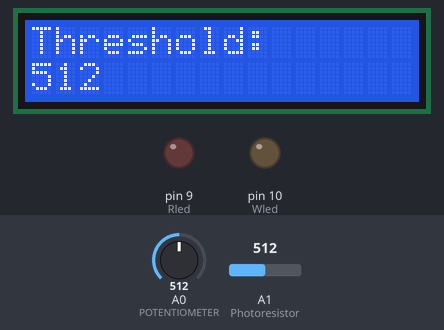
Bench run of a sketch on a simulated Arduino Uno, built with avr-gcc and run on an emulated ATmega328P. On the bench: 16×2 character LCD, output pins drawn as LEDs (lit = HIGH). Inputs (shaded band) come from the test bench; at power-on: A0 (POTENTIOMETER) = 512, A1 (Photoresistor) = 512. What the sketch prints to the serial monitor is not drawn.

Above: at 1.2 s.
1.3 s: A0 (POTENTIOMETER) set to 520
At 2.5 s:
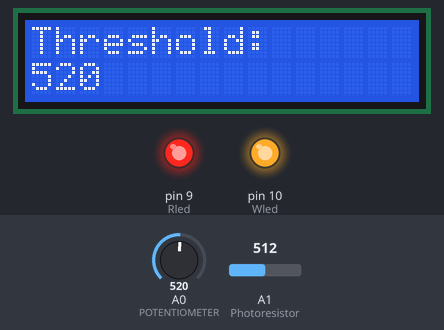
2.8 s: A0 (POTENTIOMETER) set to 511
At 3.5 s:
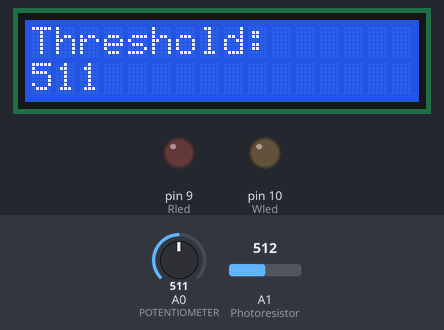
4.4 s: A1 (Photoresistor) set to 499
At 5.6 s:
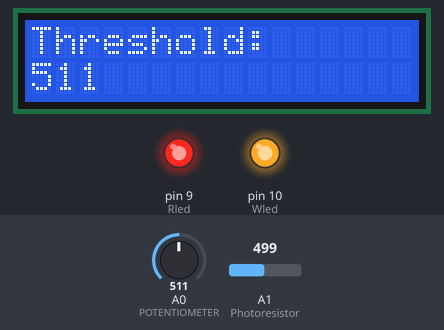
5.9 s: A0 (POTENTIOMETER) set to 306
At 6.7 s:
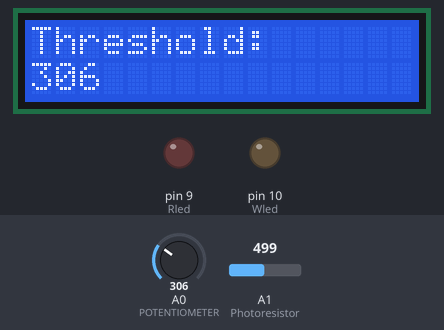
7.4 s: A1 (Photoresistor) set to 319
8.9 s: A1 (Photoresistor) set to 298
At 9.8 s:
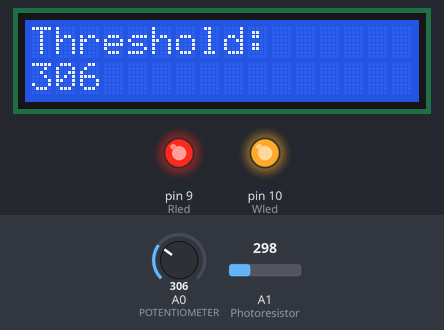
Timing chart, 0 to 11.5 s (numbered marks = the images above; inputs shaded):
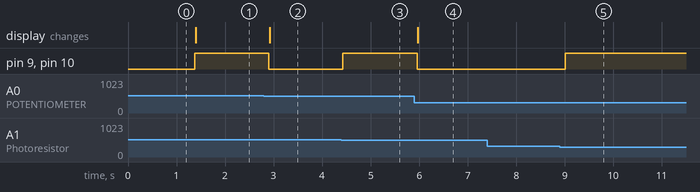

The sketch:

TASK2.ino
```cpp
// DEFINE PACKAGES
#include <Wire.h>
#include <LiquidCrystal_I2C.h>

// CREATE NEW LCD INSTANCE, 16X2
LiquidCrystal_I2C lcd(0x27, 16, 2);

// DEFINE PINS, EASY FOR PROTOTYPING
int Photoresistor = A1;
int POTENTIOMETER = A0;
int Rled = 9;
int Wled = 10;

// INIT SETUP
void setup() {

  pinMode(Rled, OUTPUT);
  pinMode(Wled, OUTPUT);

  Serial.begin(9600);

  lcd.init();          // INITIALISE LCD
  lcd.backlight();     // TOGGLE BACKLIGHT
}

// CODE LOOP
void loop() {

  // READ THE PHOTORESISTOR VALUE, AND THE THRESHOLD,
  // WHICH IS DEFINED BY THE POTENTIOMETER.
  int Currentlight = analogRead(Photoresistor);
  int lightthreshold = analogRead(POTENTIOMETER);

  // PRINT LIGHT AND THRESHOLD TO SERIAL MONITOR
  Serial.print("Light = ");
  Serial.print(Currentlight);
  Serial.print(" | Threshold = ");
  Serial.println(lightthreshold);

  // IF THE LIGHT LEVEL IS LESS THAN THE LIGHT THRESHOLD THEN,
  // TURN ON THE LIGHTS, ELSE, TURN THEM OFF
  if (Currentlight < lightthreshold) {
    digitalWrite(Rled, HIGH);
    digitalWrite(Wled, HIGH);
  }
  else {
    digitalWrite(Rled, LOW);
    digitalWrite(Wled, LOW);
  }

  // DISPLAY DATA TO THE LCD DISPLAY
  lcd.setCursor(0,0);
  lcd.print("Threshold:");

  // MOVE CURSOR TO SECOND ROW, THEN WRITE
  lcd.setCursor(0,1);
  lcd.print(lightthreshold);
  lcd.print("    ");   // clears leftover digits

  delay(200);
}
```

Measured:
- the behaviour switches between 512 and 513 on A0 (POTENTIOMETER) (found by bisection; images 0 and 1)
- the behaviour switches between 511 and 510 on A1 (Photoresistor) (found by bisection; images 2 and 3)
- the behaviour switches between 306 and 305 on A1 (Photoresistor) (found by bisection; images 4 and 5)
- after the input at 1.3 s, pin 9 (Rled), pin 10 (Wled): LOW → HIGH after 0.07 s; the display: changes after 0.09 s (image 1)
- after the input at 2.8 s, pin 9 (Rled), pin 10 (Wled): HIGH → LOW after 0.10 s; the display: changes after 0.12 s (image 2)
- after the input at 4.4 s, pin 9 (Rled), pin 10 (Wled): LOW → HIGH at once
- after the input at 5.9 s, pin 9 (Rled), pin 10 (Wled): HIGH → LOW after 0.06 s; the display: changes after 0.07 s (image 4)
- after the input at 7.4 s, every drawn part: stays the same
- after the input at 8.9 s, pin 9 (Rled), pin 10 (Wled): LOW → HIGH after 0.11 s
